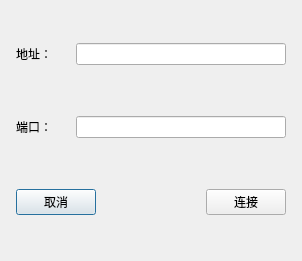
<?xml version="1.0" encoding="UTF-8"?>
<ui version="4.0">
 <class>ConnectToServerDlg</class>
 <widget class="QDialog" name="ConnectToServerDlg">
  <property name="geometry">
   <rect>
    <x>0</x>
    <y>0</y>
    <width>302</width>
    <height>261</height>
   </rect>
  </property>
  <property name="windowTitle">
   <string>连接服务器</string>
  </property>
  <property name="modal">
   <bool>true</bool>
  </property>
  <layout class="QVBoxLayout" name="verticalLayout">
   <property name="spacing">
    <number>24</number>
   </property>
   <property name="leftMargin">
    <number>16</number>
   </property>
   <property name="topMargin">
    <number>16</number>
   </property>
   <property name="rightMargin">
    <number>16</number>
   </property>
   <property name="bottomMargin">
    <number>16</number>
   </property>
   <item>
    <layout class="QHBoxLayout" name="horizontalLayout_2">
     <item>
      <widget class="QLabel" name="label">
       <property name="text">
        <string>地址：</string>
       </property>
      </widget>
     </item>
     <item>
      <widget class="QLineEdit" name="lineEdit_adress"/>
     </item>
    </layout>
   </item>
   <item>
    <layout class="QHBoxLayout" name="horizontalLayout">
     <item>
      <widget class="QLabel" name="label_2">
       <property name="text">
        <string>端口：</string>
       </property>
      </widget>
     </item>
     <item>
      <widget class="QLineEdit" name="lineEdit_port"/>
     </item>
    </layout>
   </item>
   <item>
    <layout class="QHBoxLayout" name="horizontalLayout_3">
     <item>
      <widget class="QPushButton" name="btn_cancel">
       <property name="text">
        <string>取消</string>
       </property>
      </widget>
     </item>
     <item>
      <spacer name="horizontalSpacer">
       <property name="orientation">
        <enum>Qt::Horizontal</enum>
       </property>
       <property name="sizeHint" stdset="0">
        <size>
         <width>40</width>
         <height>20</height>
        </size>
       </property>
      </spacer>
     </item>
     <item>
      <widget class="QPushButton" name="btn_connect">
       <property name="text">
        <string>连接</string>
       </property>
      </widget>
     </item>
    </layout>
   </item>
  </layout>
 </widget>
 <resources/>
 <connections/>
</ui>
